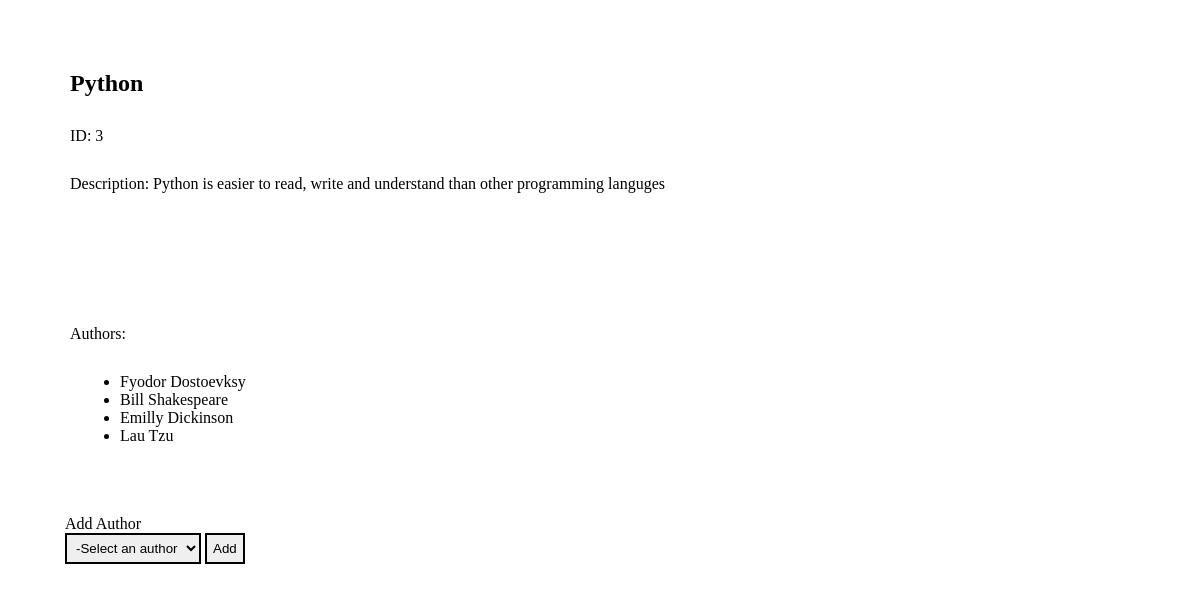
Page /books/3 on the committed database.
### books_authors_app/models.py (models this page shows)
class Book(models.Model):
    title = models.CharField(max_length=255)
    desc = models.TextField()
    created_at = models.DateTimeField(auto_now_add=True)
    updated_at = models.DateTimeField(auto_now=True)

class Author(models.Model):
    first_name = models.CharField(max_length=45)
    last_name = models.CharField(max_length=45)
    notes = models.TextField()
    books = models.ManyToManyField(Book, related_name="authors")
    created_at = models.DateTimeField(auto_now_add=True)
    updated_at = models.DateTimeField(auto_now=True)

### books_authors_app/views.py (the view)
# urls.py: path('books/<int:id>', views.view_book),
def view_book(request, id):## id is book-id
    context = {
        'book' : Book.objects.get(id = id),
        'authors_not_contributors_for_this_book_filter' : Author.objects.exclude(books= id),
    }
    return render(request, 'from_book.html', context)

### books_authors_app/templates/from_book.html (shortened to what this page needs)
<!DOCTYPE html>
<html lang="en">
<head>
    {% load static %}
    <link rel="stylesheet" type="text/css" href="{% static 'css/books_authors.css' %}">
</head>
<body>
    <div class="container">
        <div class="main-content">
            <h2>{{book.title}}</h2>
            <p>ID: {{book.id}}</p>
            <p class="spacing">Description: {{book.desc}}</p>
            <p>Authors:</p>
            {% for author in book.authors.all %}
            <ul class="list-aligner">
                <li>{{author.first_name}} {{author.last_name}}</li>
            </ul>
            {% endfor %}
        </div>
        <div class="adding-form">
            <form action="/assign_author/{{book.id}}" method="post">
                <label class="select_label" for="author_id">Add Author</label>
                <select class="select-aligner" name="author_id" id="author_id" required>
                    <option value="" disabled selected>-Select an author</option>
                </select>
                <button type="submit" value="Add_author" name="action">Add</button>
            </form>
        </div>
    </div>
</body>
</html>

### books_authors_app/static/css/books_authors.css (style rules this page uses)
* { margin: 0px; padding: 0; outline:0px; }
.container .main-content { margin: 70px 70px; }
.main-content p { margin: 30px 0px; }
.spacing { height: 120px; }
.list-aligner { margin-left: 50px; }
.select_label { display: block; }
.select-aligner, .select_label { margin-left: 65px; }
.select-aligner { padding: 5px; border: 2px solid black; }
.adding-form button { padding: 6px; border: 2px solid black; }

### rows in the picture
Book: title "Python", id "3", desc "Python is easier to read, write and understand than other programming languges"
Author: first_name "Fyodor", last_name "Dostoevksy"
Author: first_name "Bill", last_name "Shakespeare"
Author: first_name "Emilly", last_name "Dickinson"
Author: first_name "Lau", last_name "Tzu"
